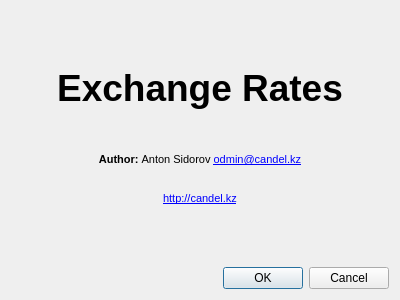
<?xml version="1.0" encoding="UTF-8"?>
<ui version="4.0">
 <class>aboutDialog</class>
 <widget class="QDialog" name="aboutDialog">
  <property name="geometry">
   <rect>
    <x>0</x>
    <y>0</y>
    <width>400</width>
    <height>300</height>
   </rect>
  </property>
  <property name="windowTitle">
   <string>Dialog</string>
  </property>
  <layout class="QVBoxLayout" name="verticalLayout_2">
   <item>
    <layout class="QVBoxLayout" name="verticalLayout">
     <item>
      <widget class="QLabel" name="label">
       <property name="text">
        <string>&lt;!DOCTYPE HTML PUBLIC &quot;-//W3C//DTD HTML 4.0//EN&quot; &quot;http://www.w3.org/TR/REC-html40/strict.dtd&quot;&gt;
&lt;html&gt;&lt;head&gt;&lt;meta name=&quot;qrichtext&quot; content=&quot;1&quot; /&gt;&lt;style type=&quot;text/css&quot;&gt;
p, li { white-space: pre-wrap; }
&lt;/style&gt;&lt;/head&gt;&lt;body style=&quot; font-family:'MS Shell Dlg 2'; font-size:8.25pt; font-weight:400; font-style:normal;&quot;&gt;
&lt;p align=&quot;center&quot; style=&quot;-qt-paragraph-type:empty; margin-top:0px; margin-bottom:0px; margin-left:0px; margin-right:0px; -qt-block-indent:0; text-indent:0px; font-size:8pt;&quot;&gt;&lt;/p&gt;
&lt;p align=&quot;center&quot; style=&quot; margin-top:0px; margin-bottom:0px; margin-left:0px; margin-right:0px; -qt-block-indent:0; text-indent:0px;&quot;&gt;&lt;span style=&quot; font-size:28pt; font-weight:600;&quot;&gt;Exchange Rates&lt;/span&gt;&lt;/p&gt;
&lt;p align=&quot;center&quot; style=&quot;-qt-paragraph-type:empty; margin-top:0px; margin-bottom:0px; margin-left:0px; margin-right:0px; -qt-block-indent:0; text-indent:0px; font-size:28pt; font-weight:600;&quot;&gt;&lt;/p&gt;
&lt;p align=&quot;center&quot; style=&quot; margin-top:0px; margin-bottom:0px; margin-left:0px; margin-right:0px; -qt-block-indent:0; text-indent:0px;&quot;&gt;&lt;span style=&quot; font-size:8pt; font-weight:600;&quot;&gt;Author: &lt;/span&gt;&lt;span style=&quot; font-size:8pt;&quot;&gt;Anton Sidorov &lt;/span&gt;&lt;a href=&quot;mailto:odmin@candel.kz&quot;&gt;&lt;span style=&quot; font-size:8pt; text-decoration: underline; color:#0000ff;&quot;&gt;odmin@candel.kz&lt;/span&gt;&lt;/a&gt;&lt;/p&gt;
&lt;p align=&quot;center&quot; style=&quot;-qt-paragraph-type:empty; margin-top:0px; margin-bottom:0px; margin-left:0px; margin-right:0px; -qt-block-indent:0; text-indent:0px; font-size:8pt; text-decoration: underline; color:#0000ff;&quot;&gt;&lt;/p&gt;
&lt;p style=&quot;-qt-paragraph-type:empty; margin-top:0px; margin-bottom:0px; margin-left:0px; margin-right:0px; -qt-block-indent:0; text-indent:0px; font-size:8pt; text-decoration: underline; color:#0000ff;&quot;&gt;&lt;/p&gt;
&lt;p align=&quot;center&quot; style=&quot; margin-top:0px; margin-bottom:0px; margin-left:0px; margin-right:0px; -qt-block-indent:0; text-indent:0px;&quot;&gt;&lt;a href=&quot;mailto:odmin@candel.kz&quot;&gt;&lt;span style=&quot; font-size:8pt; text-decoration: underline; color:#0000ff;&quot;&gt;http://candel.kz&lt;/span&gt;&lt;/a&gt;&lt;/p&gt;
&lt;p style=&quot;-qt-paragraph-type:empty; margin-top:0px; margin-bottom:0px; margin-left:0px; margin-right:0px; -qt-block-indent:0; text-indent:0px; font-size:8pt; text-decoration: underline; color:#0000ff;&quot;&gt;&lt;/p&gt;&lt;/body&gt;&lt;/html&gt;</string>
       </property>
      </widget>
     </item>
    </layout>
   </item>
   <item>
    <widget class="QDialogButtonBox" name="buttonBox">
     <property name="orientation">
      <enum>Qt::Horizontal</enum>
     </property>
     <property name="standardButtons">
      <set>QDialogButtonBox::Cancel|QDialogButtonBox::Ok</set>
     </property>
    </widget>
   </item>
  </layout>
 </widget>
 <resources/>
 <connections>
  <connection>
   <sender>buttonBox</sender>
   <signal>accepted()</signal>
   <receiver>aboutDialog</receiver>
   <slot>accept()</slot>
   <hints>
    <hint type="sourcelabel">
     <x>248</x>
     <y>254</y>
    </hint>
    <hint type="destinationlabel">
     <x>157</x>
     <y>274</y>
    </hint>
   </hints>
  </connection>
  <connection>
   <sender>buttonBox</sender>
   <signal>rejected()</signal>
   <receiver>aboutDialog</receiver>
   <slot>reject()</slot>
   <hints>
    <hint type="sourcelabel">
     <x>316</x>
     <y>260</y>
    </hint>
    <hint type="destinationlabel">
     <x>286</x>
     <y>274</y>
    </hint>
   </hints>
  </connection>
 </connections>
</ui>
